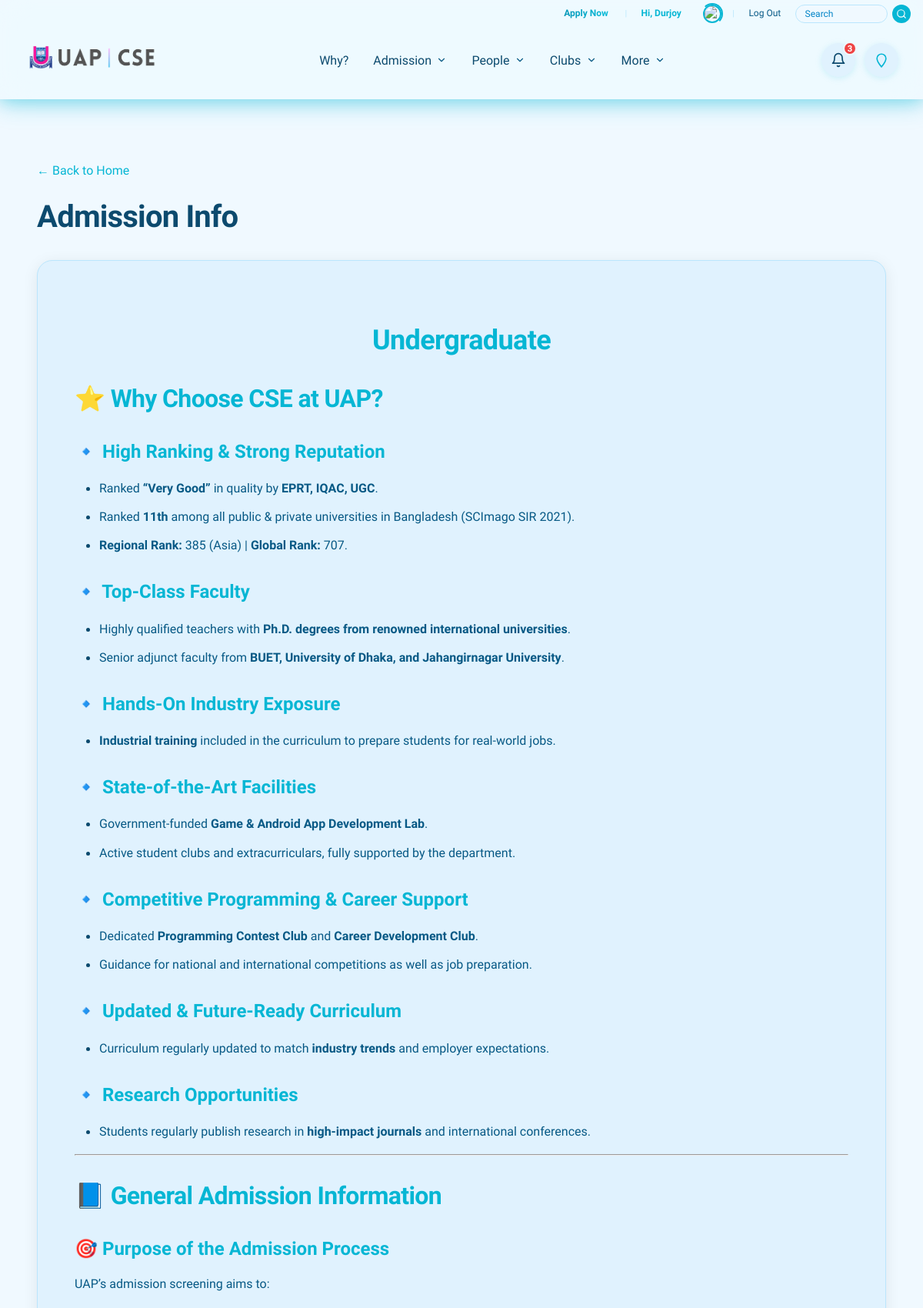
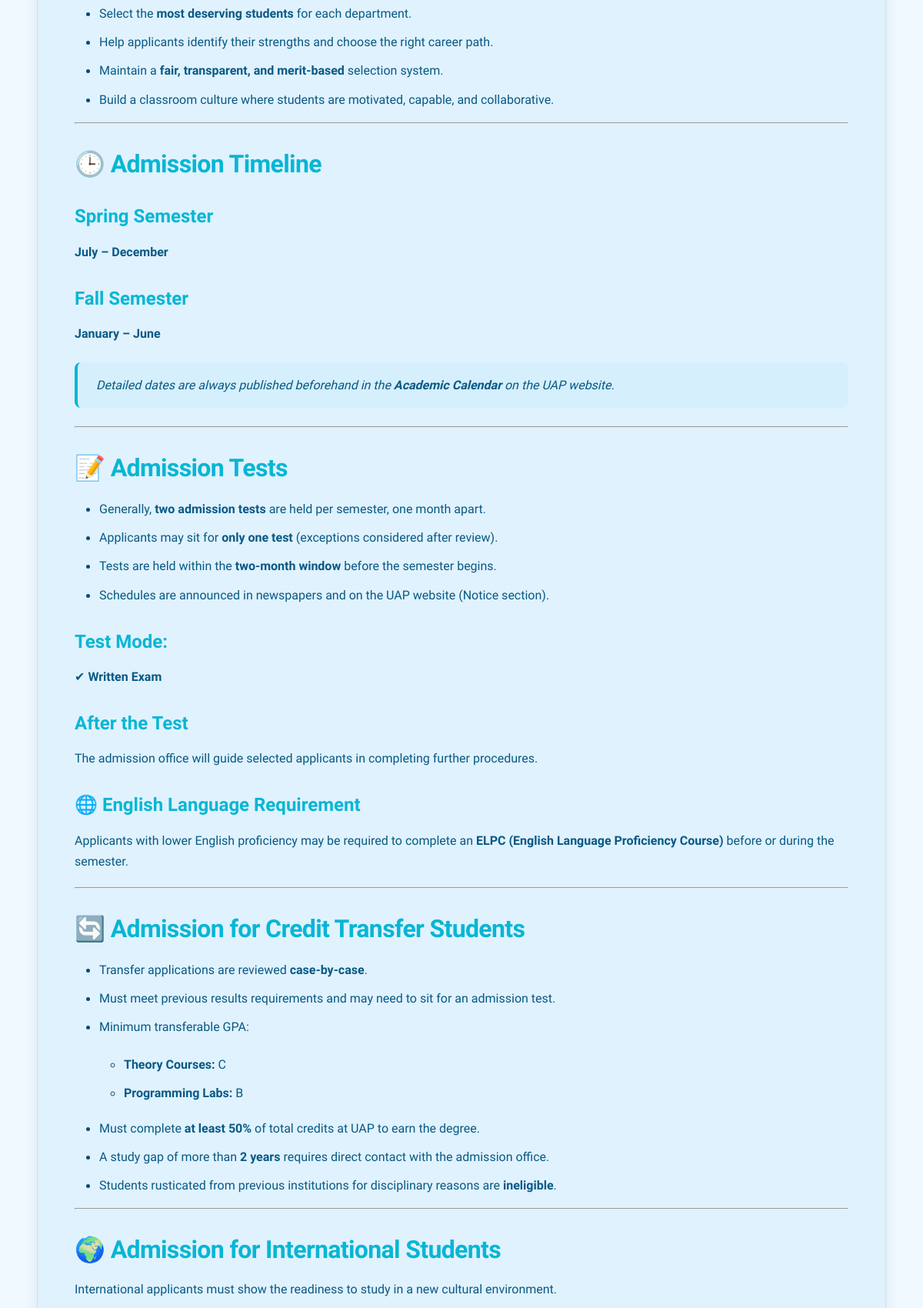
Page /designs/admission/1/ (signed in, upper part) on the committed database (2 pictures, top to bottom).
### people/models.py (models this page shows, shortened)
class BaseUser(AbstractUser):
    USER_TYPE_CHOICES = [
        ('faculty', 'Faculty'),
        ('staff', 'Staff'),
        ('officer', 'Officer'),
        ('club_member', 'Club Member'),
    ]
    ACCESS_LEVEL_CHOICES = [
        ('5', 'Head'),
        ('4', 'Super Admin'),
        ('3', 'Course Access'),
        ('2', 'General User'),
        ('1', 'Club Member'),
    ]
    allowed_email = models.OneToOneField(
        AllowedEmail,
        on_delete=models.CASCADE,
        related_name='base_user',
        blank=True,
        null=True,
        help_text="Reference to the allowed email entry (optional for superusers)"
    )
    user_type = models.CharField(
        max_length=20,
        choices=USER_TYPE_CHOICES,
        blank=True,
        null=True,
        help_text="Type of user (synced from AllowedEmail, optional for superusers)"
    )
    access_level = models.CharField(
        max_length=1,
        choices=ACCESS_LEVEL_CHOICES,
        blank=True,
        null=True,
        help_text="Access level (synced from AllowedEmail, optional for superusers)"
    )
    phone_number = models.CharField(
        max_length=20,
        blank=True,
        null=True,
        help_text="Contact phone number"
    )
    profile_picture = models.ImageField(
        upload_to='user_profiles/',
        blank=True,
        null=True,
        help_text="User profile picture"
    )
    created_at = models.DateTimeField(
        auto_now_add=True,
        help_text="Account creation date"
    )
    updated_at = models.DateTimeField(
        auto_now=True,
        help_text="Last update date"
    )
    class Meta:
        verbose_name = 'Base User'
        verbose_name_plural = 'Base Users'
        ordering = ['-created_at']

class Faculty(models.Model):
    DESIGNATION_CHOICES = [
        ('Professor', 'Professor'),
        ('Associate Professor', 'Associate Professor'),
        ('Assistant Professor', 'Assistant Professor'),
        ('Lecturer', 'Lecturer'),
        ('Teaching Assistant', 'Teaching Assistant'),
    ]
    base_user = models.OneToOneField(
        BaseUser,
        on_delete=models.CASCADE,
        primary_key=True,
        related_name='faculty_profile',
        help_text="Base user account"
    )
    name = models.CharField(
        max_length=50,
        default="Name",
        help_text="Full name of the faculty member"
    )
    shortname = models.CharField(
        max_length=5,
        default='N/A',
        help_text="Short name or initials"
    )
    designation = models.CharField(
        max_length=20,
        choices=DESIGNATION_CHOICES,
        null=True,
        blank=True,
        help_text="Academic designation"
    )
    phone = models.CharField(
        max_length=11,
        blank=True,
        null=True,
        help_text="Contact phone number"
    )
    bio = models.CharField(
        max_length=92,
        blank=True,
        null=True,
        help_text="Short biography (max 92 characters)"
    )
    about = RichTextField(
        blank=True,
        null=True,
        help_text="Detailed about section with rich text"
    )
    profile_pic = ImageCropField(
        upload_to='faculty_photos/',
        null=True,
        blank=True,
        help_text="Faculty profile picture"
    )
    cropping = ImageRatioField(
        'profile_pic',
        '400x400',
        size_warning=True,
        help_text="Crop image to 1:1 aspect ratio (400x400)"
    )
    joining_date = models.DateField(
        null=True,
        blank=True,
        help_text="Date when faculty joined"
    )
    google_scholar_url = models.URLField(
        max_length=255,
        blank=True,
        null=True,
        help_text="Google Scholar profile URL"
    )
    researchgate_url = models.URLField(
        max_length=255,
        blank=True,
        null=True,
        help_text="ResearchGate profile URL"
    )
    orcid_url = models.URLField(
        max_length=255,
        blank=True,
        null=True,
        help_text="ORCID profile URL"
    )
    scopus_url = models.URLField(
        max_length=255,
        blank=True,
        null=True,
        help_text="Scopus profile URL"
    )
    linkedin_url = models.URLField(
        max_length=255,
        blank=True,
        null=True,
        help_text="LinkedIn profile URL"
    )
    researches = RichTextField(
        blank=True,
        null=True,
        help_text="Research information with rich text"
    )
    citation = models.PositiveIntegerField(
        default=0,
        blank=True,
        null=True,
        help_text="Total citations count"
    )
    sl = models.PositiveIntegerField(
        validators=[MinValueValidator(1)],
        blank=True,
        null=True,
        help_text="Serial number for ordering"
    )
    routine = RichTextField(
        blank=True,
        null=True,
        help_text="Faculty routine with rich text"
    )
    class Meta:
        verbose_name = 'Faculty'
        verbose_name_plural = 'Faculties'
        ordering = ['sl']

### designs/models.py (models this page shows, shortened)
class AdmissionElement(models.Model):
    sl = models.IntegerField(unique=True, help_text="Serial number for ordering")
    title = models.CharField(max_length=200, help_text="Title for the admission element")
    content = RichTextField(help_text="Rich text content for the admission element")
    curriculum_pdf = models.FileField(
        upload_to='admission/curricula/',
        blank=True,
        null=True,
        help_text="Upload curriculum PDF (for BSc and MCSE programs)"
    )
    created_at = models.DateTimeField(auto_now_add=True)
    updated_at = models.DateTimeField(auto_now=True)
    class Meta:
        ordering = ['sl']
        verbose_name = 'Admission Element'
        verbose_name_plural = 'Admission Elements'

### designs/views.py (the view, shortened to what this page needs)
# urls.py: path('admission/<int:pk>/', views.admission_element_detail, name='admission_element_detail'),
def admission_element_detail(request, pk):
    element = get_object_or_404(AdmissionElement, pk=pk)
    program = None
    courses = None
    lifetime_stats = None
    try:
        from academics.models import Program, Course
        title_lower = element.title.lower()
        all_programs = Program.objects.all()
        for prog in all_programs:
            if prog.name.lower() in title_lower or title_lower in prog.name.lower():
                program = prog
                break
        if not program:
            if 'bsc' in title_lower and ('cse' in title_lower or 'computer' in title_lower):
                program = Program.objects.filter(name__icontains='BSc').first()
            elif 'mcse' in title_lower or ('msc' in title_lower and 'cse' in title_lower):
                program = Program.objects.filter(name__icontains='MSc').first()
            elif 'program' in title_lower or 'curriculum' in title_lower or 'course' in title_lower:
                program = Program.objects.first()
    except ImportError:
        lifetime_stats = None
    except Exception:
        lifetime_stats = None
    program_outcomes = None
    context = {
        'element': element,
        'program': program,
        'courses': courses,
        'lifetime_stats': lifetime_stats if program and courses else None,
        'program_outcomes': program_outcomes,
    }
    return render(request, 'designs/admission_element_detail.html', context)

### designs/context_processors.py (called while the page is built)
def admission_elements(request):
    admission_elements = AdmissionElement.objects.all().order_by('sl')
    return {
        'admission_elements': admission_elements
    }

### templates/designs/admission_element_detail.html (shortened to what this page needs)
{% extends 'base.html' %}
{% load static %}
{% load academics_filters %}
{% load course_extras %}
{% block content %}
<div class="container">
    <section class="admission-element-page">
        <div class="admission-header">
            <a href="{% url 'home' %}" class="back-link">← Back to Home</a>
            <h1 class="admission-title">{{ element.title }}</h1>
        </div>
        <div class="admission-content">
            <div class="admission-rich-content">
                {{ element.content|safe }}
            </div>
        </div>
    </section>
</div>
{% endblock %}

### templates/base.html (shortened to what this page needs)
{% load static %}
{% load user_filters %}
<!DOCTYPE html>
<html lang="en">
<head>
    <link rel="stylesheet" href="{% static 'css/main.css' %}">
</head>
<body>
    <nav class="navbar">
        <div class="nav-container">
            <div class="top-bar-right">
                <a href="#" class="top-bar-link apply-now-btn">Apply Now</a>
                <span class="top-bar-separator">|</span>
                {% if user.is_authenticated %}
                    <span class="top-bar-link user-greeting">Hi, {{ user|greeting_name }}</span>
                    <a href="{% url 'people:user_profile' %}" class="profile-pic-link" title="View Profile">
                        <div class="profile-pic-wrapper">
                            {% if user.profile_picture %}
                                <img src="/media/{{ user.profile_picture.name }}" alt="Profile" class="profile-pic-small">
                            {% elif user.user_type == 'faculty' and user.faculty_profile and user.faculty_profile.profile_pic %}
                                <img src="/media/{{ user.faculty_profile.profile_pic.name }}" alt="Profile" class="profile-pic-small">
                            {% elif user.user_type == 'staff' and user.staff_profile and user.staff_profile.profile_pic %}
                                <img src="/media/{{ user.staff_profile.profile_pic.name }}" alt="Profile" class="profile-pic-small">
                            {% elif user.user_type == 'officer' and user.officer_profile and user.officer_profile.profile_pic %}
                                <img src="/media/{{ user.officer_profile.profile_pic.name }}" alt="Profile" class="profile-pic-small">
                            {% elif user.user_type == 'club_member' and user.club_member_profile and user.club_member_profile.profile_pic %}
                                <img src="/media/{{ user.club_member_profile.profile_pic.name }}" alt="Profile" class="profile-pic-small">
                            {% else %}
                                <img src="{% static 'defaults/people.png' %}" alt="Profile" class="profile-pic-small">
                            {% endif %}
                        </div>
                    </a>
                    <span class="top-bar-separator">|</span>
                    <a href="{% url 'logout' %}" class="top-bar-link">Log Out</a>
                {% else %}
                    <a href="{% url 'login' %}" class="top-bar-link">Login</a>
                    <span class="top-bar-separator">|</span>
                    <a href="{% url 'signup' %}" class="top-bar-link">Sign Up</a>
                {% endif %}
                <div class="top-bar-search">
                    <input type="text" placeholder="Search" class="search-input">
                    <button class="search-btn" aria-label="Search">
                        <svg xmlns="http://www.w3.org/2000/svg" width="14" height="14" viewBox="0 0 24 24" fill="none" stroke="currentColor" stroke-width="2" stroke-linecap="round" stroke-linejoin="round">
                            <circle cx="11" cy="11" r="8"></circle>
                            <path d="m21 21-4.35-4.35"></path>
                        </svg>
                    </button>
                </div>
            </div>
            <div class="nav-main-content">
            <a href="{% url 'home' %}">
                <img src="{% static 'images/logo.png' %}" alt="UAP CSE" class="nav-logo">
            </a>
            <ul class="nav-menu" id="navMenu">
                <li><a href="{% url 'designs:feature_cards_list' %}" class="nav-link">Why?</a></li>
                <li class="nav-dropdown">
                    <a href="#" class="nav-link dropdown-toggle">Admission <svg class="dropdown-arrow" xmlns="http://www.w3.org/2000/svg" width="14" height="14" viewBox="0 0 24 24" fill="none" stroke="currentColor" stroke-width="2" stroke-linecap="round" stroke-linejoin="round"><polyline points="6 9 12 15 18 9"></polyline></svg></a>
                </li>
                <li class="nav-dropdown">
                    <a href="#" class="nav-link dropdown-toggle">People <svg class="dropdown-arrow" xmlns="http://www.w3.org/2000/svg" width="14" height="14" viewBox="0 0 24 24" fill="none" stroke="currentColor" stroke-width="2" stroke-linecap="round" stroke-linejoin="round"><polyline points="6 9 12 15 18 9"></polyline></svg></a>
                </li>
                <li class="nav-dropdown">
                    <a href="#" class="nav-link dropdown-toggle">Clubs <svg class="dropdown-arrow" xmlns="http://www.w3.org/2000/svg" width="14" height="14" viewBox="0 0 24 24" fill="none" stroke="currentColor" stroke-width="2" stroke-linecap="round" stroke-linejoin="round"><polyline points="6 9 12 15 18 9"></polyline></svg></a>
                </li>
                <li class="nav-dropdown">
                    <a href="#" class="nav-link dropdown-toggle">More <svg class="dropdown-arrow" xmlns="http://www.w3.org/2000/svg" width="14" height="14" viewBox="0 0 24 24" fill="none" stroke="currentColor" stroke-width="2" stroke-linecap="round" stroke-linejoin="round"><polyline points="6 9 12 15 18 9"></polyline></svg></a>
                </li>
            </ul>
            <div class="nav-actions">
                <button class="notification-btn" id="notificationBtn" aria-label="Notifications">
                    <svg xmlns="http://www.w3.org/2000/svg" width="20" height="20" viewBox="0 0 24 24" fill="none" stroke="currentColor" stroke-width="2" stroke-linecap="round" stroke-linejoin="round">
                        <path d="M18 8A6 6 0 0 0 6 8c0 7-3 9-3 9h18s-3-2-3-9"></path>
                        <path d="M13.73 21a2 2 0 0 1-3.46 0"></path>
                    </svg>
                    <span class="notification-badge">3</span>
                </button>
                <button class="theme-toggle" id="themeToggle" aria-label="Toggle theme">
                    <svg class="theme-icon theme-icon-cyan" xmlns="http://www.w3.org/2000/svg" width="20" height="20" viewBox="0 0 24 24" fill="none" stroke="currentColor" stroke-width="2" stroke-linecap="round" stroke-linejoin="round">
                        <path d="M12 2.69a7 7 0 0 0-7 7c0 5 7 13 7 13s7-8 7-13a7 7 0 0 0-7-7z"></path>
                    </svg>
                </button>
            </div>
            </div>
        </div>
    </nav>
    <main class="main-content">
        {% block content %}{% endblock %}
    </main>
</body>
</html>

### templates/designs/admission_element_detail.html (style rules this page uses)
.admission-element-page { max-width: 1200px; margin: 0 auto; padding: 2rem 1rem; }
.admission-header { margin-bottom: 2rem; }
.back-link { color: var(--color-primary); text-decoration: none; font-weight: 500; transition: color 0.3s ease; display: inline-flex; align-items: center; gap: 0.5rem; margin-bottom: 1.5rem; }
.admission-title { font-size: 2.5rem; font-weight: 700; color: var(--text-primary); margin: 0; line-height: 1.2; }
.admission-content { background: var(--bg-secondary); border-radius: 20px; padding: 3rem; box-shadow: 0 4px 20px rgba(0, 0, 0, 0.08); border: 1px solid var(--border-color); }
.admission-rich-content { font-size: 1.05rem; line-height: 1.9; color: var(--text-primary); }
.admission-rich-content h1, .admission-rich-content h2, .admission-rich-content h3, .admission-rich-content h4, .admission-rich-content h5, .admission-rich-content h6 { color: var(--color-primary); font-weight: 700; margin-top: 2rem; margin-bottom: 1rem; line-height: 1.3; }
.admission-rich-content h1 { font-size: 2rem; }
.admission-rich-content h3 { font-size: 1.5rem; }
.admission-rich-content p { margin: 0 0 1.25rem 0; }
.admission-rich-content p:last-child { margin-bottom: 0; }
.admission-rich-content ul, .admission-rich-content ol { margin: 1rem 0; padding-left: 2rem; }
.admission-rich-content li { margin: 0.5rem 0; }
.admission-rich-content blockquote { border-left: 4px solid var(--color-primary); padding-left: 1.5rem; margin: 1.5rem 0; font-style: italic; color: var(--text-secondary); background: color-mix(in srgb, var(--color-primary) 5%, var(--bg-secondary)); padding: 1rem 1.5rem; border-radius: 8px; }

### rows in the picture
BaseUser: id.name "Durjoy"
AdmissionElement: title "Admission Info", content "Undergraduate ⭐ Why Choose CSE at UAP? 🔹 High Ranking & Strong Reputation Ranked “Very Good” in quality by EPRT, IQAC, UGC . Ranked 11th among all public & private universities in Bangladesh (SCImago SIR 2021). Regional Rank: 385 (Asia) | Global Rank: 707. 🔹 Top-Class Faculty Highly qualified teachers with Ph.D. degrees from renowned international universities . Senior adjunct faculty from BUET, University of Dhaka, and Jahangirnagar University . 🔹 Hands-On Industry Exposure Industrial training included in the curriculum to prepare students for real-world jobs. 🔹 State-of-the-Art Facilities Government-funded Game & Android App Development Lab . Active student clubs and extracurriculars,…"
